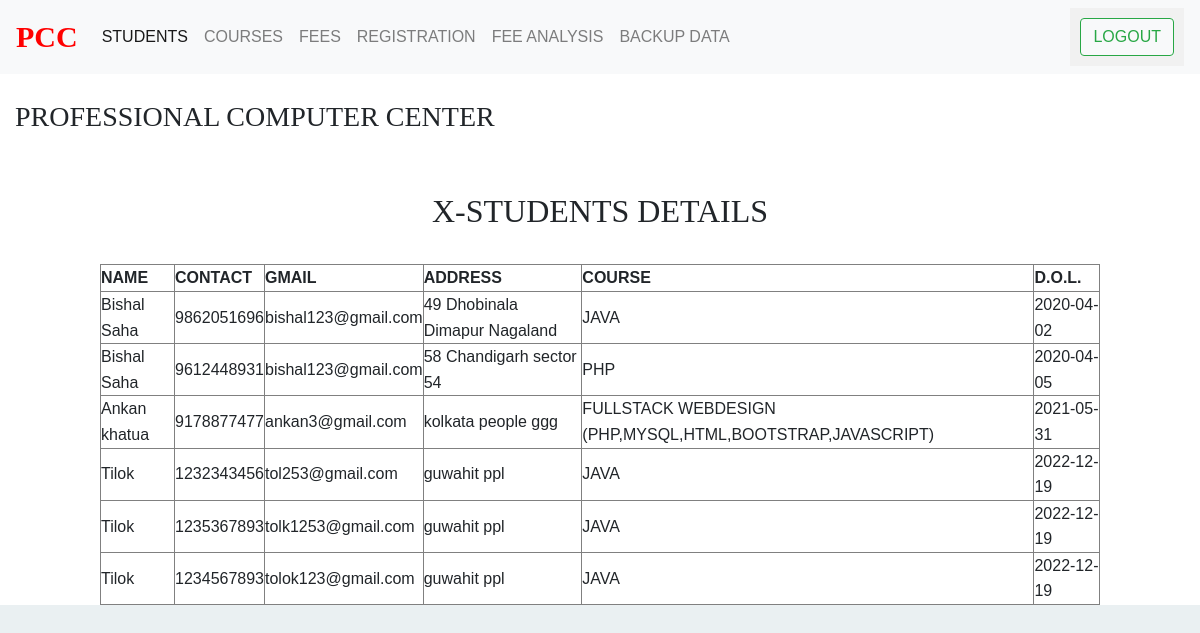
The app's page /Admin/xstudent.php (signed in) with its own data.
### tables this page shows
CREATE TABLE IF NOT EXISTS `xstudent` (
  `Id` int(5) NOT NULL AUTO_INCREMENT,
  `Name` varchar(30) NOT NULL,
  `Contact` varchar(10) NOT NULL,
  `Gmail` varchar(50) NOT NULL,
  `Address` varchar(1000) NOT NULL,
  `Course` varchar(500) NOT NULL,
  `D.O.L.` date NOT NULL,
  PRIMARY KEY (`Id`)
);

### Admin/xstudent.php (the view, shortened to what this page needs)
<!DOCTYPE html>
<html lang="en">
<head>
    <link rel="stylesheet" type="text/css" href="https://cdn.datatables.net/v/dt/dt-1.10.16/datatables.min.css"/>
    <?php  include("../Include/cdn.php");  ?>
</head>
<body>
    <?php
        include("../Include/navbar.php");
        include("../Include/Title.php");
        include("../Include/database.php");
        $sql1 = "select * from xstudent";
        echo"<br><h2 style='text-align:center;'class='font'>X-STUDENTS DETAILS</h2><br>";
        echo"<div class='container-fluid' overflow-x:auto;'>";
        echo"<center><table id='usetTable' border='1' width='1000'>";
        echo"<thead><th>NAME</th><th>CONTACT</th><th>GMAIL</th><th>ADDRESS</th><th>COURSE</th><th>D.O.L.</th></thead><tbody>";
        if ($result = mysqli_query($con, $sql1))
          while ($row = mysqli_fetch_assoc($result)) {
              echo"<tr>";
              echo "<td>".$row["Name"]."</td>";
              echo "<td>".$row["Contact"]."</td>";
              echo "<td>".$row["Gmail"]."</td>";
              echo "<td>".$row["Address"]."</td>";
              echo "<td>".$row["Course"]."</td>";
              echo "<td>".$row["D.O.L."]."</td>";
              echo"</tr>";
          }
        echo"</table></tbody></center></div>";
    ?>
</body>
</html>

### Include/style.css (style rules this page uses)
* { padding:0; margin:0; }
html { background-color: #eaf0f2; }
body { font:16px/1.6 Arial, sans-serif; }

### records on screen
xstudent: Name "Bishal Saha", Contact "9862051696", Gmail "bishal123@gmail.com", Address "49 Dhobinala Dimapur Nagaland", Course "JAVA", O "2020-04-02"
xstudent: Name "Bishal Saha", Contact "9612448931", Gmail "bishal123@gmail.com", Address "58 Chandigarh sector 54", Course "PHP", O "2020-04-05"
xstudent: Name "Ankan khatua", Contact "9178877477", Gmail "ankan3@gmail.com", Address "kolkata people ggg", Course "FULLSTACK WEBDESIGN (PHP,MYSQL,HTML,BOOTSTRAP,JAVASCRIPT)", O "2021-05-31"
xstudent: Name "Tilok", Contact "1232343456", Gmail "tol253@gmail.com", Address "guwahit ppl", Course "JAVA", O "2022-12-19"
xstudent: Name "Tilok", Contact "1235367893", Gmail "tolk1253@gmail.com", Address "guwahit ppl", Course "JAVA", O "2022-12-19"
xstudent: Name "Tilok", Contact "1234567893", Gmail "tolok123@gmail.com", Address "guwahit ppl", Course "JAVA", O "2022-12-19"
